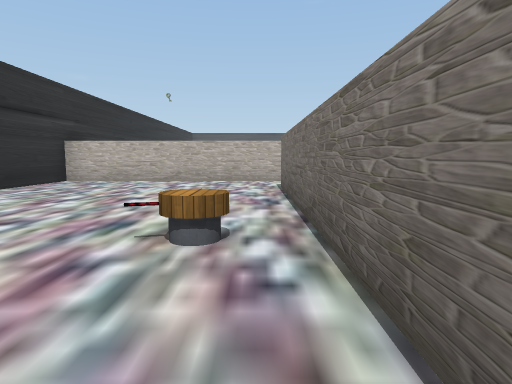
View 1 (above)

20 first-person views from a walk through a scene from a Unity 3-D project. The camera is 1.2 m above the floor, tilts 6° down and sees 75° across. The floor is counted in squares, 2 m on a side. Each view is taken from the middle of a square. On the plan, view 1 faces up. The plan holds only what a view shows up to about 10 squares ahead; the rest is blank. The place goes on beyond the plan. Some surface patterns are stand-ins.

View 2
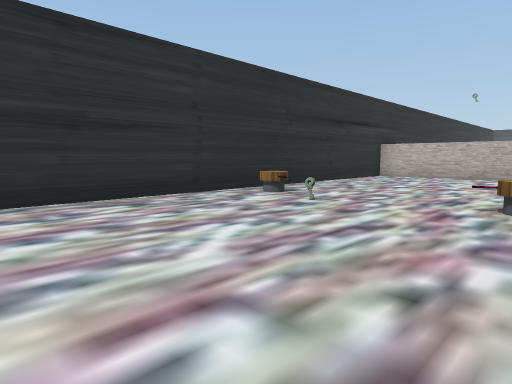

View 3
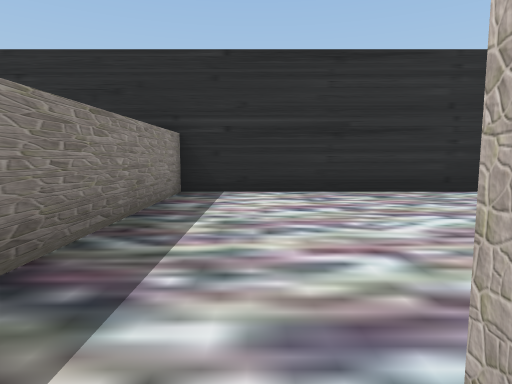

View 4
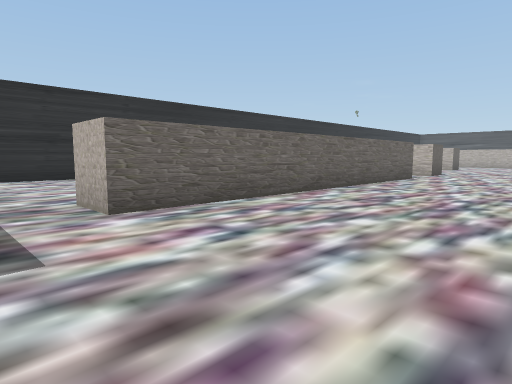

View 5
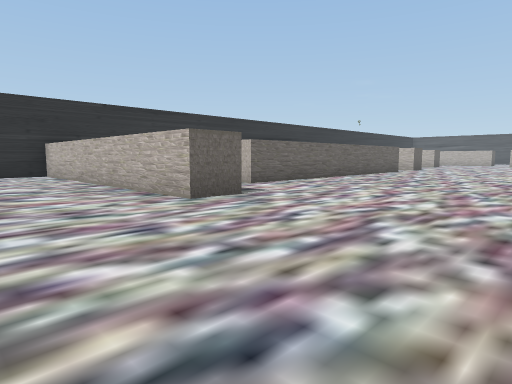

View 6
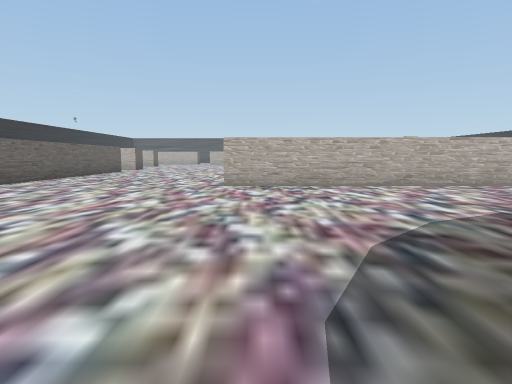

View 7
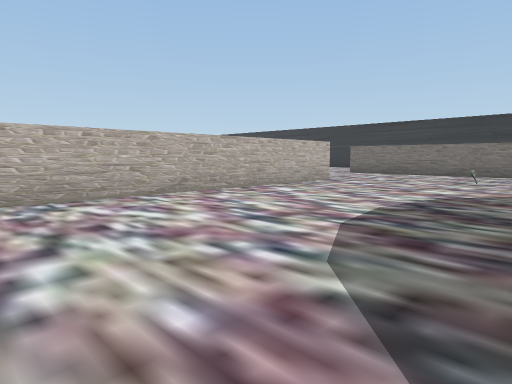

View 8
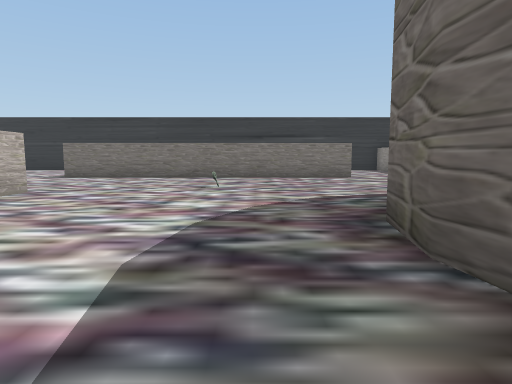

View 9
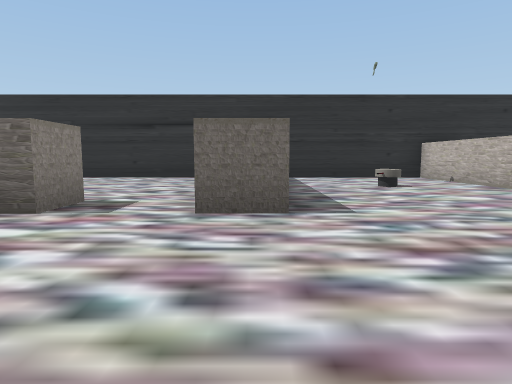

View 10
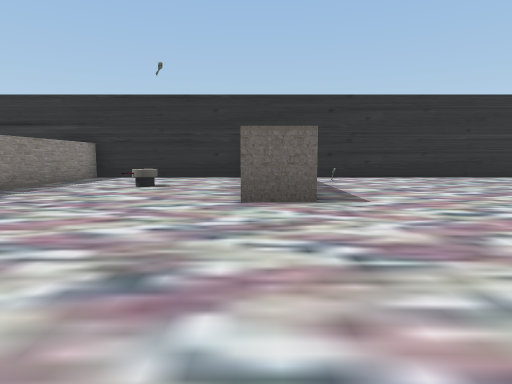

View 11
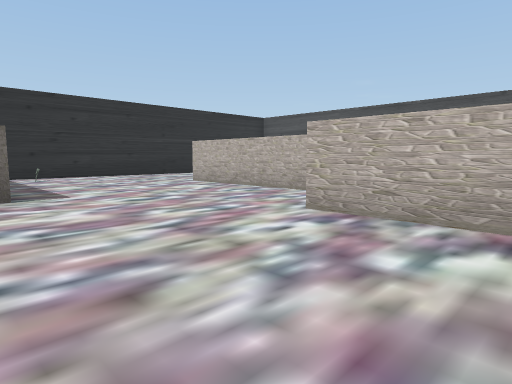

View 12
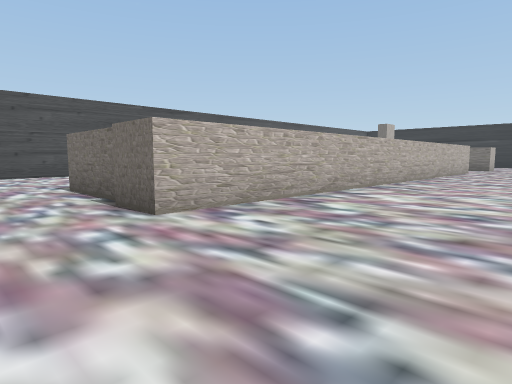

View 13
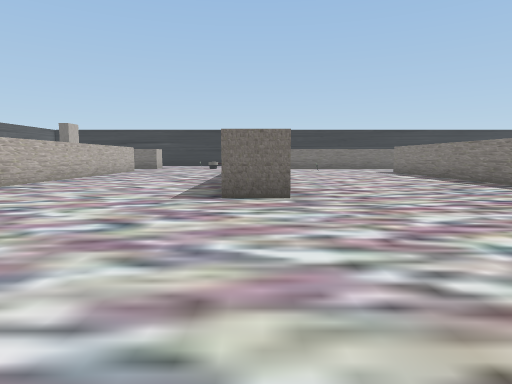

View 14
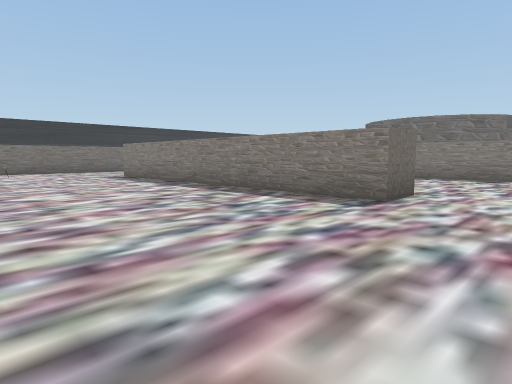

View 15
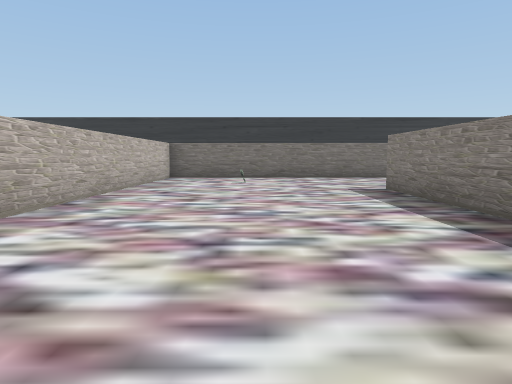

View 16
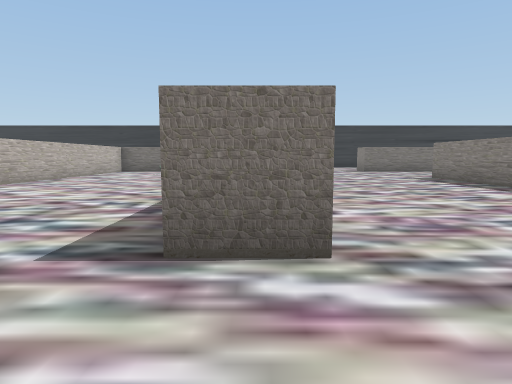

View 17
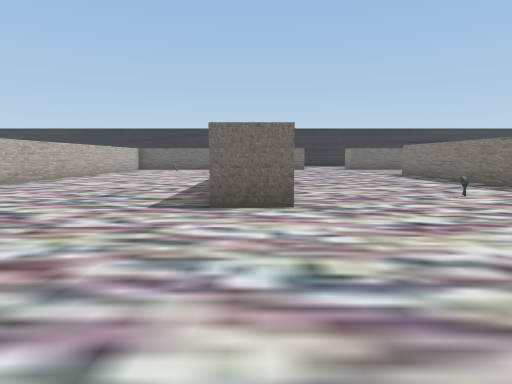

View 18
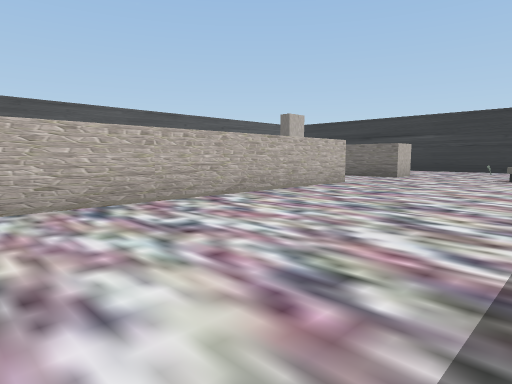

View 19
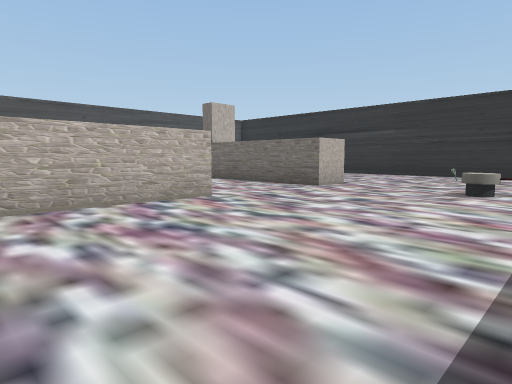

View 20
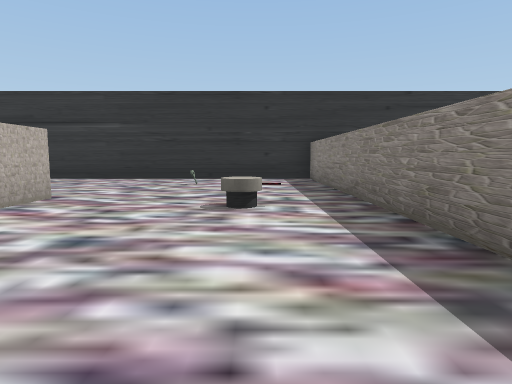

### Floor plan
Points are (right, up) in squares from view 1. A wall is a line through its corners. A room is listed if a view was taken in it or the views show most of it. See-through windows are left out.
Room 1 (views 1, 2)
walls: (0.5, 0.5) (0.5, 6.5); (0.8, 8.4) (-4.7, 8.4) (-4.7, -3.3) (-0.6, -3.3)
ways out: opening at (1, -2.5) to room 2; opening at (1, 7.5) to room 2
objects: turret (-4, 2); other object (-3, 2); turret (-1, 2)
Room 2 (views 3, 4, 5, 6, 7, 8, 9, 10, 11, 12, 13, 14, 15, 16, 17, 18, 19, 20)
walls: (6.9, 5.5) (6.9, 6.5) (15.4, 6.5); (6.9, 11.4) (6.9, 12.5); (6.3, 0.9) (14.8, 0.9); (1.5, 9.4) (1.5, 8.2); (0.5, 6.5) (1.5, 6.5) (1.5, -1.7) (0.5, -1.7); (16.9, 12.5) (24.3, 12.5) (24.3, 19.8); (14.8, -0.1) (6.3, -0.1); (18.7, 5.1) (18.7, 11.5) (10.1, 11.5); (0.6, 14.9) (0.6, 13.8); (16.3, 17.1) (3.7, 17.1) (3.7, 18.3); (3.9, 18.5) (3.9, 20.6); (-1.2, 13.8) (-4.7, 13.8) (-4.7, 9.4) (-1, 9.4); (2.5, 18.9) (-1.2, 18.9); (3, -3.2) (3, -4.3) (-4.7, -4.3) (-4.7, -5.5); (18.7, 16.9) (18.7, 18.4); (10.4, -5.1) (10.9, -5) (12.2, -5.2); (19.9, 17.1) (18.8, 17.1); (18.7, -6.9) (18.7, 1.6); (-4.7, 21.5) (-4.7, 15.5)
ways out: opening at (1, -2.5) to room 1; opening at (1, 7.5) to room 1; opening at (3, 19.5); opening at (17.5, 18); opening at (19, -7); opening at (19, 2.5)
objects: other object (-4, 16); turret (-2, 12); other object (8, 3); other object (16, -3); other object (17, 9); turret (19, 14); other object (22, 15)

Positions as (right, up) in squares from view 1, and headings:
1: (0, 0), facing up
2: (0, -2), facing up-left
3: (1, -2), facing left
4: (5, -3), facing up-left
5: (7, -7), facing up-left
6: (7, -7), facing up
7: (7, -5), facing up-right
8: (9, -4), facing right
9: (5, 9), facing left
10: (5, 14), facing left
11: (6, 14), facing up-left
12: (2, 14), facing up-right
13: (2, 12), facing right
14: (5, 11), facing down-right
15: (9, 9), facing right
16: (5, 6), facing right
17: (3, 6), facing right
18: (9, 13), facing up-right
19: (13, 13), facing up-right
20: (15, 14), facing right
